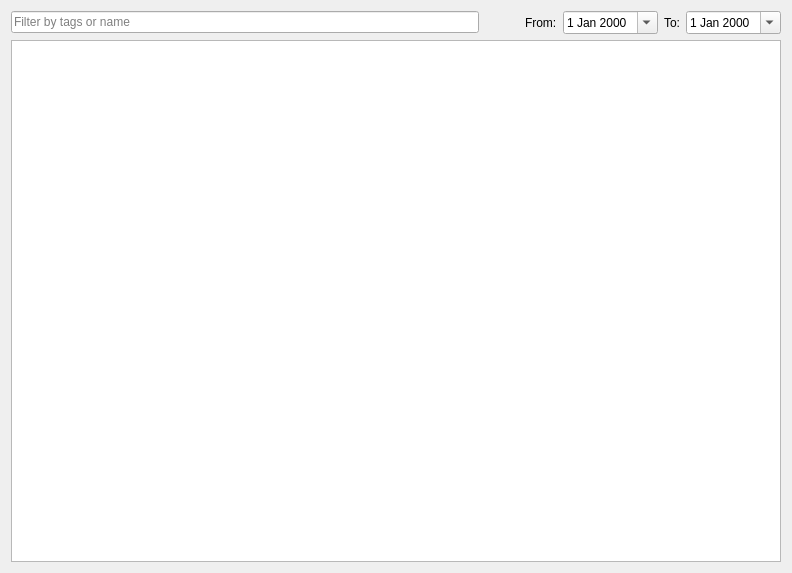
<?xml version="1.0" encoding="UTF-8"?>
<ui version="4.0">
 <class>TransactionsWindow</class>
 <widget class="QDialog" name="TransactionsWindow">
  <property name="geometry">
   <rect>
    <x>0</x>
    <y>0</y>
    <width>792</width>
    <height>573</height>
   </rect>
  </property>
  <property name="windowTitle">
   <string>Dialog</string>
  </property>
  <layout class="QVBoxLayout" name="verticalLayout">
   <item>
    <layout class="QHBoxLayout" name="horizontalLayout">
     <item>
      <widget class="QLineEdit" name="tagsEdit">
       <property name="frame">
        <bool>true</bool>
       </property>
       <property name="placeholderText">
        <string>Filter by tags or name</string>
       </property>
      </widget>
     </item>
     <item>
      <spacer name="horizontalSpacer">
       <property name="orientation">
        <enum>Qt::Horizontal</enum>
       </property>
       <property name="sizeType">
        <enum>QSizePolicy::Fixed</enum>
       </property>
       <property name="sizeHint" stdset="0">
        <size>
         <width>40</width>
         <height>20</height>
        </size>
       </property>
      </spacer>
     </item>
     <item>
      <widget class="QLabel" name="label">
       <property name="text">
        <string>From:</string>
       </property>
      </widget>
     </item>
     <item>
      <widget class="QDateEdit" name="fromDateEdit">
       <property name="calendarPopup">
        <bool>true</bool>
       </property>
      </widget>
     </item>
     <item>
      <widget class="QLabel" name="label_2">
       <property name="text">
        <string>To:</string>
       </property>
      </widget>
     </item>
     <item>
      <widget class="QDateEdit" name="toDateEdit">
       <property name="calendarPopup">
        <bool>true</bool>
       </property>
      </widget>
     </item>
    </layout>
   </item>
   <item>
    <widget class="QListView" name="listView">
     <property name="sizePolicy">
      <sizepolicy hsizetype="Expanding" vsizetype="MinimumExpanding">
       <horstretch>0</horstretch>
       <verstretch>0</verstretch>
      </sizepolicy>
     </property>
     <property name="sizeAdjustPolicy">
      <enum>QAbstractScrollArea::AdjustToContents</enum>
     </property>
     <property name="spacing">
      <number>0</number>
     </property>
    </widget>
   </item>
  </layout>
 </widget>
 <resources/>
 <connections/>
</ui>
